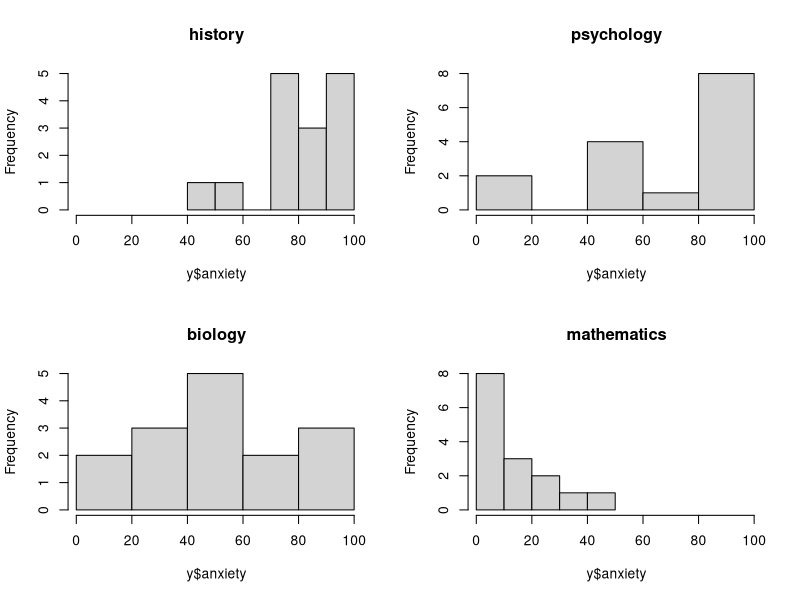
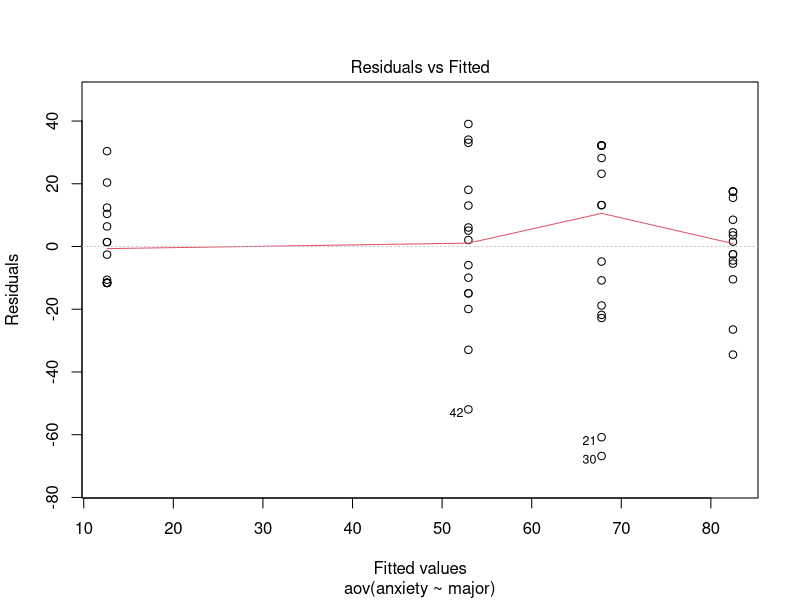
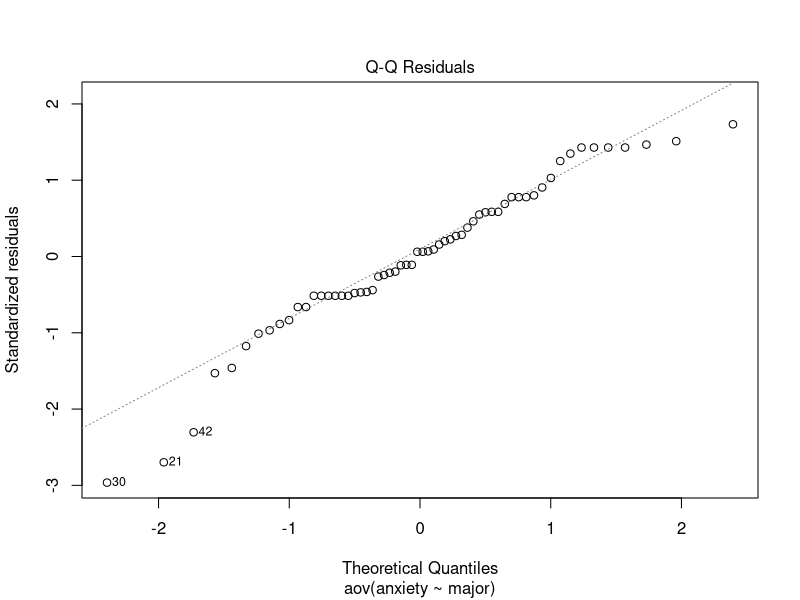
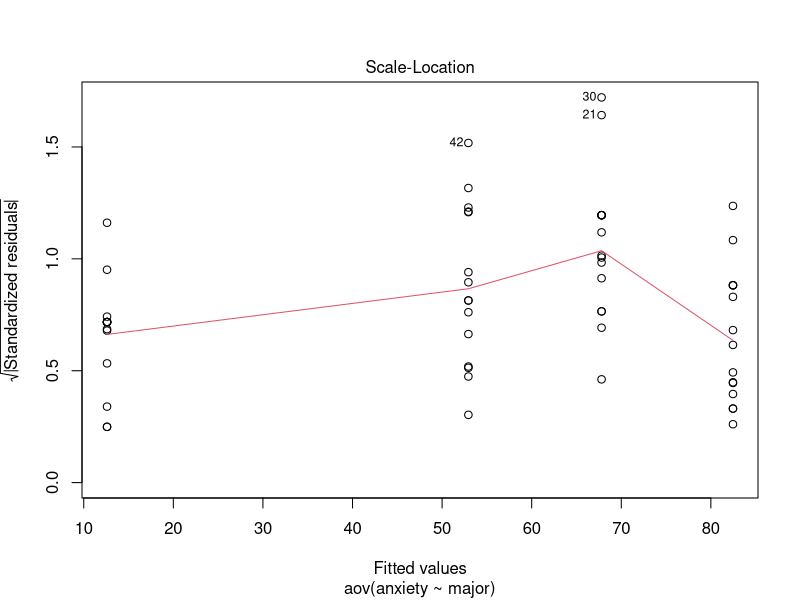
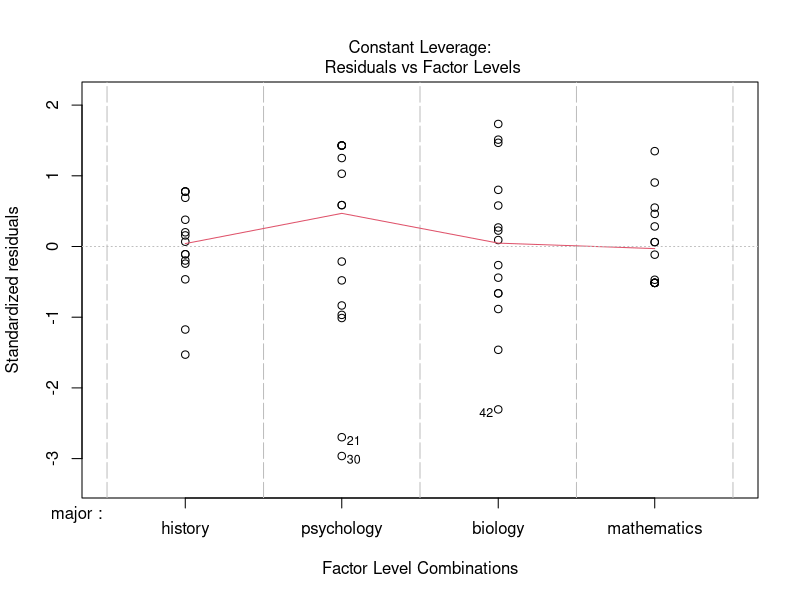
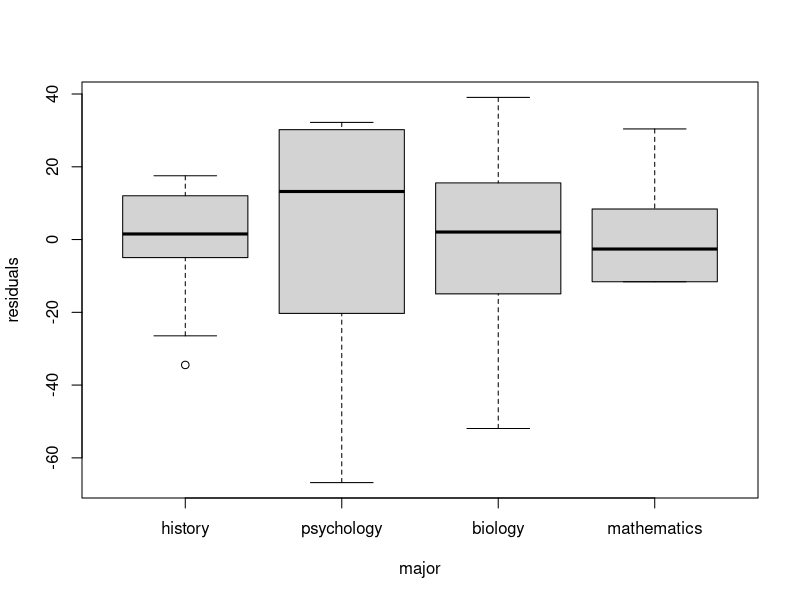
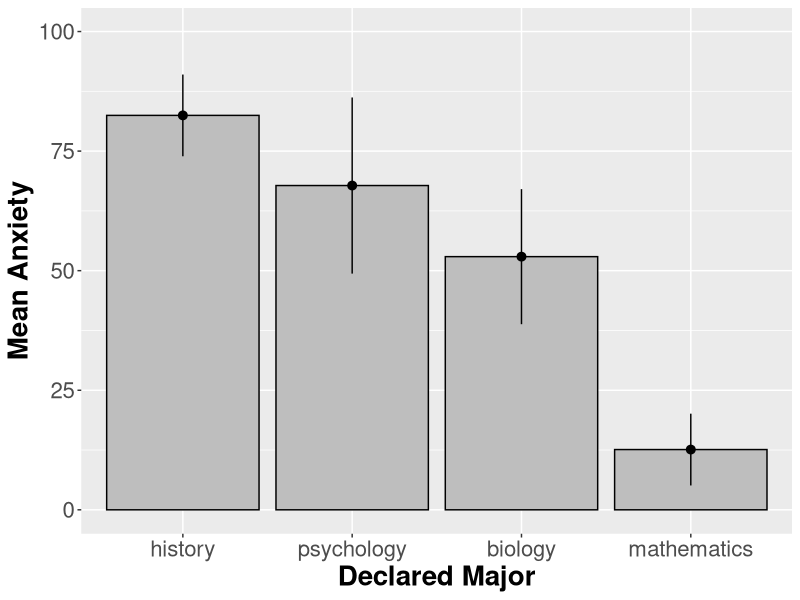

Generate these figures, in order, with R: (Note: this script raises an error after producing the figures.)

#...CREATE DATA
#...Examine math anxiety as a function of declared major at university
#...Use a random sample with a mean and std devation.
#...Unique ID for each subject


nSize=15   #set N per group
nGroup = 4  #set the number of groups
major = c(rep("history",nSize),  #create IV
         rep("psychology",nSize),
         rep("biology",nSize), 
         rep("mathematics",nSize))
a = rnorm(15, 50, 10)
anxiety = c(a,a+5,a+10,a+15)
anxiety = c(rnorm(nSize,mean=93,sd=15)-rexp(n=nSize,rate=.2), #create dv
          rnorm(nSize, mean=72, sd= 25),
          rnorm(nSize,mean=56, sd=25), 
          rnorm(nSize, mean=5, sd=15)+rexp(n=nSize,rate=.2))
sjNum =paste(rep("sj",nSize*nGroup),  #create the subject ID
             seq(1,nSize*nGroup,1),
             sep="") 

#...create the data.frame 
anxietyData = data.frame(sjNum,
                         major,
                         anxiety =round(anxiety,0))

#...correct impossible scores (not the best way, but it works)
anxietyData$anxiety[anxietyData$anxiety>100] = 100
anxietyData$anxiety[anxietyData$anxiety<1] = 1 

#paste(anxietyData$anxiety, sep=" ", collapse=",")

#...values from class example
anxietyData$anxiety = c(77,48,84,86,91,87,100,98,78,80,100,72,80,100,
            56,63,57,96,46,49,7,45,81,100,100,91,81,100,
            100,1,58,38,38,20,71,59,55,33,43,86,92,1,47,
            87,66,33,1,1,1,19,14,1,2,43,1,10,23,1,25,14)


head(anxietyData,n=20)


#...examine variable coding
str(anxietyData)

#...need to override default order
anxietyData$major = factor(anxietyData$major, 
                           levels = c("history",
                                      "psychology",
                                      "biology",
                                      "mathematics"))  

#...check to make sure recoding worked
str(anxietyData)


#...VISUALLY INSPECT THE DATA
#...create histograms
par(mfrow=c(2,2))
by(anxietyData,list(anxietyData$major), function(y){
  hist(y$anxiety, 
       main = paste(unique(y$major)),
       xlim=c(min(anxietyData$anxiety),max(anxietyData$anxiety)))
})

#...check basic statistics
library(psych)
describeBy(anxietyData$anxiety,list(anxietyData$major),mat=TRUE, digits=2)
summary(anxietyData)

#...RUN THE ANOVA
anovaModel = aov(anxiety~major, data=anxietyData)
summary(anovaModel)


#...examine normality
par(mfrow=c(1,1))
plot(anovaModel)

#...get residuals
anxietyData$predicted = predict(anovaModel)
anxietyData$residuals = resid(anovaModel)
anxietyData$sresiduals = rstandard(anovaModel)

#...examine normality of residuals
shapiro.test(anxietyData$residuals)

#...test for outliers
anxietyData[abs(anxietyData$sresiduals)>2,]



#...examine homogeneity of variance
library(car)
leveneTest(residuals~major, data=anxietyData, center="median")
#oh well, nobody is perfect

#...we can see this in a boxplot
par(mfrow=c(1,1))
boxplot(residuals~major, data=anxietyData)


#...LET'S GRAPH OUR MEANS
#...this is from the workshop 02 script
library(ggplot2)
bar <- ggplot(anxietyData, aes(major, anxiety))
bar + 
  #set the y limits from 0 - 100
  scale_y_continuous(limits = c(0, 100))+  
  
  ### Plot the means in a bar graph
  stat_summary(fun.y = mean, 
               geom = "bar", 
               colour="black",  #set the lines to black
               fill="gray")+ #fill the bars with gray
  
  #gets the summary statistics 95%confidnence interval
  stat_summary(fun.data = mean_cl_normal, 
               geom = "pointrange") + #plots a line with a value for a point
  theme(axis.text=element_text(size=16),  #increase the font size of axis labels
        axis.title=element_text(size=20,face="bold"))+  #increase the font and bold axis titles
  labs(x = "Declared Major", y = "Mean Anxiety") 

#...EXAMINE PLANNED COMPARISONS
#...Below is some code that you can use to calculate
#...the adjusted p.values for the different methods
#...used in lecture.  Make sure that you can calculate
#...the values by hand as well.

alpha = .05  #set your family-wise error
numComp = 3  #the number of comparisons
numDecimals = 4  #the number of decimal places

#Bonferroni Method
bonferroniAlpha = alpha/numComp
print(paste("Bonferroni Alpha is: ", 
            round(bonferroniAlpha,numDecimals)))

#holmAlpha
for(i in 1:numComp){
  holmAlpha = alpha/(numComp+(1-i))
  print(paste("Holm Alpha for comparison ", 
              i, 
              ": is ", 
              round(holmAlpha,numDecimals)))
}

#SidakAlpha
sidakAlpha = 1-(1-alpha)^(1/numComp) 
print(paste("Sidak Alpha is: ", 
            round(sidakAlpha,numDecimals)))

#Bejamini Hochberg Method
for(i in 1:numComp){
  bhAlpha = alpha*(i/numComp)
  print(paste("Alpha for the Bejamini Hochberg comparison ", 
              i, 
              ": is ", 
              round(bhAlpha,numDecimals)))
}


#...LET'S TEST SOME ACTUAL APRIORI HYPOTHESES
#...psychology would not differ from biology!
#...psychology would be lower than history
a=t.test(anxiety~major, 
       data=anxietyData[anxietyData$major =="biology" | anxietyData$major=="psychology",],
       paired = FALSE,
       var.equal=TRUE)

t.test(anxiety~major, 
       data=anxietyData[anxietyData$major =="history" | anxietyData$major=="psychology",],
       paired = FALSE,
       var.equal=TRUE)


#...CREATE YOUR OWN CONTRASTS
#...WE HAVE 4 LEVELS OF MAJOR THEREFORE MAXIMUM 3 CONTRASTS

#...create the 3 contrasts using the concatenate function
contrast1 = c(-1,-1,-1,3)  #math is different from the others
contrast2 = c(2,-1,-1,0)   #History is different than bio sciences
contrast3 = c(0,-1,1,0)    #psych and biology differ

#...add the contrasts to the appropriate variable 
#...in our data frame
contrasts(anxietyData$major) <- cbind(contrast1,
                                      contrast2,
                                      contrast3)

#...look at the variable
contrasts(anxietyData$major)

#...rerun the anova, it will now run it using the contrasts
contrastModel = aov(anxiety~major, data=anxietyData)
summary(contrastModel)

#...examine the contrasts
summary.lm(contrastModel)

#...there are some built in functions for specifying contrasts
#...Not all of them are orthogonal
contr.Helmert(4)#two groups,  independent (orthogonal)
contr.SAS(4)#two groups, not independent (not orthogonal)
contr.sum(4)  #two groups, not independent (not orthogonal)
contr.treatment(4) #two groups, not independent (not orthogonal)


#...TREND ANALYSES
#...use the contr.poly() function
#...the value entered into the contr.poly function is the number 
#...of levels in your IV

contrasts(anxietyData$major) <- contr.poly(4)

contrasts(anxietyData$major)

#...rerun the anova, it will now run it using the contrastsx
trendModel = aov(anxiety~major, data=anxietyData)
summary(trendModel)

#...examine the contrasts
summary.lm(trendModel)

#...POST HOC TESTS USING ALPHA CORRECTION METHODS
#...USE THE pairwise.t.test FUNCTION

#...pairwise.t.test(DV, IV, pool.sd,paired, p.adjust.methd)

#...pool.sd = TRUE  #use the sqrt(2*MSE / n) estimate of error
#...pool.sd = FALSE  #use the relevant sample errors
#...paired = FALSE #indpendent samples
#...paired = TRUE #repeated measures
#...p.adjust.method = "none"  # no correction
#...p.adjust.method = "bonferroni"
#...p.adjust.method = "holm"  
#...p.adjust.method = "BH"  # control the false discovery rate


#no alpha correction
comparisonOutput =pairwise.t.test(anxietyData$anxiety, 
                                  anxietyData$major,
                                  pool.sd = TRUE,
                                  paired=FALSE, 
                                  p.adjust.method="none")
comparisonOutput

#bonferonni alpha correction
comparisonOutput =pairwise.t.test(anxietyData$anxiety, 
                                  anxietyData$major, 
                                  pool.sd = TRUE,
                                  paired=FALSE, 
                                  p.adjust.method="bonferroni")
comparisonOutput

#holm alpha correction
comparisonOutput =pairwise.t.test(anxietyData$anxiety, 
                                  anxietyData$major,
                                  pool.sd = TRUE,
                                  paired=FALSE, 
                                  p.adjust.method="holm")
comparisonOutput



#...TUKEY AND DUNNETT POST HOC TESTS USING

library(multcomp)
#...comparisonOutput = glht(anovaModel, linfct=mcp(independentVariable = "posthoc))

comparisonOutput =glht(anovaModel,linfct=mcp(major="Tukey"))
summary(comparisonOutput)


comparisonOutput =glht(anovaModel,linfct=mcp(major="Dunnett"))
summary(comparisonOutput)


comparisonOutput =glht(anovaModel,linfct=mcp(major="Dunnett"), base="psychology")
summary(comparisonOutput)
TukeyHSD(anovaModel)



#...CREATE A DEMONSTRATION OF THE CHANGING CRITICAL VALUES
#...FOR ALL OF THE METHODS DISCUSSED TODAY!

#...STEP 1 get the MSerror and df from the ANOVA
#...number of independent variables
numIV = 1

modelError = summary(anovaModel)[[1]]$'Mean Sq'[numIV+1]
modelDf = summary(anovaModel)[[1]]$'Df'[numIV+1]

#...STEP 2 set parameters
alpha = .05  #family wise errors
numGroups = 4
numComp = 6  #number of pairwise comparisons factorial(numGroups) /(2*factorial(numGroups-1))
numDecimals = 4
n = (modelDf+numGroups)/numGroups

for(i in 1:numComp){
  if(i==1){
    #Bonferroni Method
    bonferroniAlpha = alpha/numComp
    bonferroniTcrit = abs(qt(bonferroniAlpha/2, df = modelDf))
    bonferroniDiff = abs(qt(bonferroniAlpha/2, df = modelDf)* sqrt(2*modelError/n))
    
    #holmAlpha
    holmAlpha = alpha/(numComp+(1-i))
    holmAlphaTcrit = abs(qt(holmAlpha/2, df = modelDf))
    holmAlphaDiff = abs(qt(holmAlpha /2, df = modelDf)* sqrt(2*modelError/n))
    
    #SidakAlpha
    sidakAlpha = 1-(1-alpha)^(1/numComp) 
    sidakAlphaTcrit = abs(qt(sidakAlpha/2, df = modelDf))
    sidakAlphaDiff = abs(qt(sidakAlpha /2, df = modelDf)* sqrt(2*modelError/n)) 
    
    #Bejamini Hochberg Method
    bhAlpha = alpha*(i/numComp)
    bhAlphaTcrit = abs(qt(bhAlpha/2, df = modelDf))
    bhAlphaDiff = abs(qt(bhAlpha /2, df = modelDf)* sqrt(2*modelError/n))
    
    #Tukey HSD
    tukey.Alpha = .95
    tukey.Qcrit  =qtukey(tukey.Alpha, numComp, df =  modelDf)
    tukey.Diff = tukey.Qcrit* sqrt(modelError/n)
  } 
  else{#Bonferroni Method
    bonferroniAlpha[i] = alpha/numComp
    bonferroniTcrit[i] = abs(qt(bonferroniAlpha[i]/2, df = modelDf))
    bonferroniDiff[i] = abs(qt(bonferroniAlpha[i]/2, df = modelDf)* sqrt(2*modelError/n))
    
    #holmAlpha
    holmAlpha[i] = alpha/(numComp+(1-i))
    holmAlphaTcrit[i] = abs(qt(holmAlpha[i]/2, df = modelDf))
    holmAlphaDiff[i] = abs(qt(holmAlpha[i] /2, df = modelDf)* sqrt(2*modelError/n))
    
    #SidakAlpha
    sidakAlpha[i] = 1-(1-alpha)^(1/numComp) 
    sidakAlphaTcrit[i] = abs(qt(sidakAlpha[i]/2, df = modelDf))
    sidakAlphaDiff[i] = abs(qt(sidakAlpha[i] /2, df = modelDf)* sqrt(2*modelError/n))
    
    #Bejamini Hochberg Method
    bhAlpha[i] = alpha*(i/numComp)
    bhAlphaTcrit[i] = abs(qt(bhAlpha[i]/2, df = modelDf))
    bhAlphaDiff[i] = abs(qt(bhAlpha[i] /2, df = modelDf)* sqrt(2*modelError/n))
    
    #Tukey HSD
    tukey.Alpha[i] = .95
    tukey.Qcrit[i]  =qtukey(tukey.Alpha[i], numComp, df =  modelDf)
    tukey.Diff[i] = tukey.Qcrit[i]* sqrt(modelError/n)
  }
}

#OUTPUT EVERYTHING IN A NICE TABLE
valueTable = data.frame(i = seq(1,numComp,1),
                        bf.Alpha=round(bonferroniAlpha,4),
                        bf.Tcrit=round(bonferroniTcrit,3),
                        bf.Diff=round(bonferroniDiff,3),
                        holm.Alpha=round(holmAlpha,4),
                        holm.Tcrit=round(holmAlphaTcrit,3),
                        holm.Diff=round(holmAlphaDiff,3),
                        sidak.Alpha=round(sidakAlpha,4),
                        sidak.Tcrit=round(sidakAlphaTcrit,3),
                        sidak.Diff =round(sidakAlphaDiff,3),
                        bh.Alpha = round(bhAlpha,4),
                        bh.Tcrit =round(bhAlphaTcrit,3),
                        bh.Diff =round(bhAlphaDiff,3),
                        hsd.Alpha = round(tukey.Alpha,3),
                        hsd.Qcrit = round(tukey.Qcrit,3),
                        hsd.Diff = round(tukey.Diff,3)
)
#View(valueTable)

head(valueTable)
